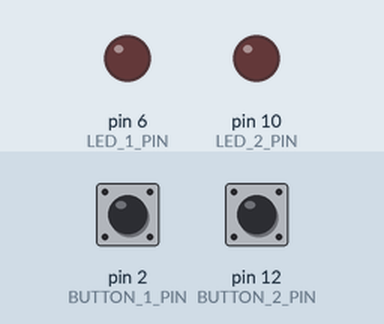
Simulated run of this sketch. Board: Arduino Uno, built with avr-gcc and run on an emulated ATmega328P. On the bench: output pins drawn as LEDs (lit = HIGH). Dashed ring = blinking. Inputs (shaded band) come from the test bench; at power-on: pin 2 (BUTTON_1_PIN) HIGH, pin 12 (BUTTON_2_PIN) HIGH.

Above: at 1.2 s.
1.3 s: pin 2 (BUTTON_1_PIN) pulled LOW for 1 s
At 1.45 s:
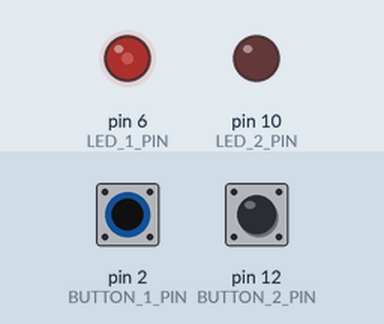
3.8 s: pin 12 (BUTTON_2_PIN) pulled LOW for 1 s
At 4.04 s:
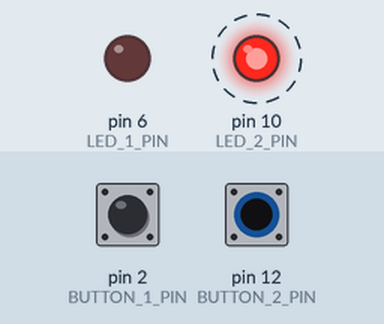
6.8 s: pin 2 (BUTTON_1_PIN) pulled LOW for 3.2 s
At 7.25 s:
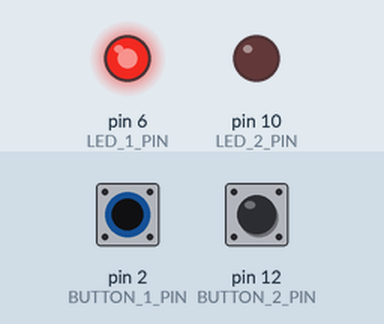
11.5 s: pin 12 (BUTTON_2_PIN) pulled LOW for 3.2 s
At 15.3 s:
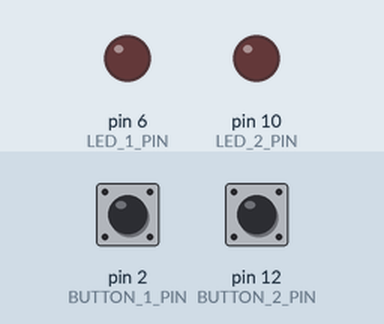
16.2 s: pin 2 (BUTTON_1_PIN) driven LOW and pin 12 (BUTTON_2_PIN) driven LOW
At 17.85 s:
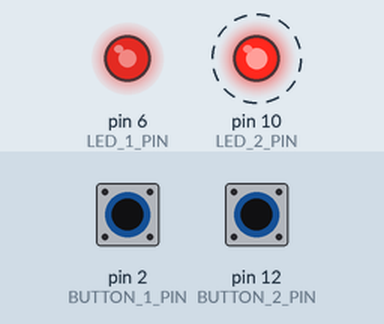
19.2 s: pin 2 (BUTTON_1_PIN) driven HIGH
Timing chart, 0 to 23.2 s (numbered marks = the images above; inputs shaded):
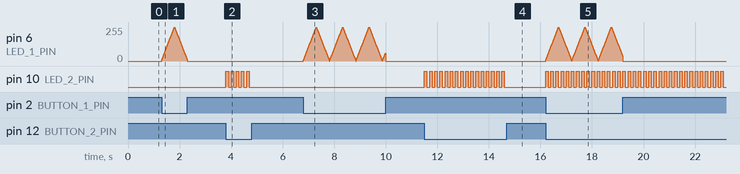

Measured:
- after the input at 1.3 s, pin 6 (LED_1_PIN): rises from 0/255 to 255/255 in 0.50 s, then falls to 0/255 in 0.50 s
- after the input at 3.8 s, pin 10 (LED_2_PIN): alternates HIGH for 0.10 s and LOW for 0.10 s, 10 changes in all, then stays LOW, starting at once
- after the input at 11.5 s, pin 10 (LED_2_PIN): alternates HIGH for 0.10 s and LOW for 0.10 s, 32 changes in all, then stays LOW, starting at once

The sketch:

1c.ino
```cpp
// Simulation:
// https://wokwi.com/projects/368604124891332609

// A recipe for non-blocking arduino code can be found here:
// https://github.com/nosknut/arduino-course-v2023/blob/main/IELET1002/ArduinoExampleCode/FromBlockingToNonBlocking/FromBlockingToNonBlocking.ino

/////////////////////////////////////
///////////// LED Code //////////////
/////////////////////////////////////

const int LED_1_PIN = 6;
const int LED_2_PIN = 10;

void setupLeds()
{
    pinMode(LED_1_PIN, OUTPUT);
    pinMode(LED_2_PIN, OUTPUT);
}

/////////////////////////////////////
/////// Button 1 State Code /////////
/////////////////////////////////////

const int BUTTON_1_PIN = 2;

bool button1State = false;

// The time when the button state last changed
unsigned long button1DebounceTimer = 0;
unsigned long button1DebounceTimeout = 50;

// Updates the global variable button1State with
// the current debounced state of the button.
// Do not call this function directly. Use updateButton1 instead.
// https://docs.arduino.cc/built-in-examples/digital/Debounce
void updateButton1State()
{

    if ((millis() - button1DebounceTimer) < button1DebounceTimeout)
    {
        // Exit the function if the timeout has not expired
        return;
    }

    // Because the button is wired as a pullup circuit,
    // the pin will detect a LOW signal when the button is pressed,
    // and a HIGH signal when the button is not pressed.
    bool newState = digitalRead(BUTTON_1_PIN) == LOW;

    if (newState != button1State)
    {
        // Reset the debounce timer if the state has changed
        button1DebounceTimer = millis();
    }

    // Update the global variable that
    // the rest of the program uses
    button1State = newState;
}

/////////////////////////////////////
///// Button 1 Edge Detection ///////
/////////////////////////////////////

/*
Becomes true for one loop when the button state has a rising edge.
A rising edge is when the button state changes from 0 to 1
Example:
    if (button1RisingEdge)
    {
        // Do something once per button press
    }
*/
bool button1RisingEdge = false;

// The oposite of button1RisingEdge
bool button1FallingEdge = false;

bool button1PreviousState = false;

// Updates the global variables button1RisingEdge and button1RisingEdge.
// Do not call this function directly. Use updateButton1 instead.
// https://docs.arduino.cc/built-in-examples/digital/StateChangeDetection
void updateButton1EdgeDetection()
{
    // A rising edge is detected when the state is 1 and it used to be 0: 1 && !0
    button1RisingEdge = button1State && !button1PreviousState;

    // A falling edge is detected when the state is 0 and it used to be 1: !0 && 1
    button1FallingEdge = !button1State && button1PreviousState;

    // Update the previous state for the next time this function is called
    button1PreviousState = button1State;
}

/////////////////////////////////////
//////////// Button 1 ///////////////
/////////////////////////////////////

void setupButton1()
{
    pinMode(BUTTON_1_PIN, INPUT_PULLUP);
}

// Updates everything needed to use the global variables
// button1State, button1RisingEdge and button1FallingEdge.
// Call this function in void loop().
void updateButton1()
{
    updateButton1State();
    updateButton1EdgeDetection();
}

/////////////////////////////////////
/////// Button 2 State Code /////////
/////////////////////////////////////

const int BUTTON_2_PIN = 12;

bool button2State = false;

// The time when the button state last changed
unsigned long button2DebounceTimer = 0;
unsigned long button2DebounceTimeout = 50;

// Updates the global variable button2State with
// the current debounced state of the button.
// Do not call this function directly. Use updateButton2 instead.
// https://docs.arduino.cc/built-in-examples/digital/Debounce
void updateButton2State()
{

    if ((millis() - button2DebounceTimer) < button2DebounceTimeout)
    {
        // Exit the function if the timeout has not expired
        return;
    }

    // Because the button is wired as a pullup circuit,
    // the pin will detect a LOW signal when the button is pressed,
    // and a HIGH signal when the button is not pressed.
    bool newState = digitalRead(BUTTON_2_PIN) == LOW;

    if (newState != button2State)
    {
        // Reset the debounce timer if the state has changed
        button2DebounceTimer = millis();
    }

    // Update the global variable that
    // the rest of the program uses
    button2State = newState;
}

/////////////////////////////////////
///// Button 2 Edge Detection ///////
/////////////////////////////////////

/*
Becomes true for one loop when the button state has a rising edge.
A rising edge is when the button state changes from 0 to 1
Example:
    if (button2RisingEdge)
    {
        // Do something once per button press
    }
*/
bool button2RisingEdge = false;

// The oposite of button2RisingEdge
bool button2FallingEdge = false;

bool button2PreviousState = false;

// Updates the global variables button2RisingEdge and button2RisingEdge.
// Do not call this function directly. Use updateButton2 instead.
// https://docs.arduino.cc/built-in-examples/digital/StateChangeDetection
void updateButton2EdgeDetection()
{
    // A rising edge is detected when the state is 2 and it used to be 0: 2 && !0
    button2RisingEdge = button2State && !button2PreviousState;

    // A falling edge is detected when the state is 0 and it used to be 1: !0 && 1
    button2FallingEdge = !button2State && button2PreviousState;

    // Update the previous state for the next time this function is called
    button2PreviousState = button2State;
}

/////////////////////////////////////
//////////// Button 2 ///////////////
/////////////////////////////////////

void setupButton2()
{
    pinMode(BUTTON_2_PIN, INPUT_PULLUP);
}

// Updates everything needed to use the global variables
// button2State, button2RisingEdge and button2FallingEdge.
// Call this function in void loop().
void updateButton2()
{
    updateButton2State();
    updateButton2EdgeDetection();
}

/////////////////////////////////////
///// Update Winner Led Code ////////
/////////////////////////////////////

int winnerLedPin = 0;
bool runCelebrateWinnerLed = false;

int winnerLedValue = 0;
int winnerLedTargetValue = 0;
unsigned long celebrateWinnerLedTimer = 0;

void startWinnerCelebrationLed(int ledPin)
{
    winnerLedValue = 0;
    winnerLedPin = ledPin;
    winnerLedTargetValue = 0;
    runCelebrateWinnerLed = true;
}

void stopWinnerCelebrationLed()
{
    runCelebrateWinnerLed = false;
    digitalWrite(winnerLedPin, LOW);
}

// Rapidly fades the winner LED in and out
void updateWinnerCelebrationLed()
{
    if (!runCelebrateWinnerLed)
    {
        // Exit the function
        return;
    }

    if ((millis() - celebrateWinnerLedTimer) < 10)
    {
        // Exit the function until the given time has elapsed
        return;
    }

    // Fade in when the value reaches 0
    if (winnerLedValue <= 0)
    {
        winnerLedValue = 0;
        winnerLedTargetValue = 255;
    }

    // Fade out when the value reaches 255
    if (winnerLedValue >= 255)
    {
        winnerLedValue = 255;
        winnerLedTargetValue = 0;
    }

    // Move the value towards the target value
    if (winnerLedValue < winnerLedTargetValue)
    {
        winnerLedValue += 5;
    }

    // Move the value towards the target value
    if (winnerLedValue > winnerLedTargetValue)
    {
        winnerLedValue -= 5;
    }

    analogWrite(winnerLedPin, winnerLedValue);

    // Reset the timer
    celebrateWinnerLedTimer = millis();
}

/////////////////////////////////////
///// Update Looser Led Code ////////
/////////////////////////////////////

int looserLedPin = 0;
bool runHumiliateLooserLed = false;

bool looserLedState = false;
unsigned long humiliateLooserLedTimer = 0;

void startLooserHumiliationLed(int ledPin)
{
    looserLedState = false;
    looserLedPin = ledPin;
    runHumiliateLooserLed = true;
}

void stopLooserHumiliationLed()
{
    runHumiliateLooserLed = false;
    digitalWrite(looserLedPin, LOW);
}

// Rapidly fades the winner LED in and out
void updateLooserHumiliationLed()
{
    if (!runHumiliateLooserLed)
    {
        // Exit the function
        return;
    }

    if ((millis() - humiliateLooserLedTimer) < 100)
    {
        // Exit the function until the given time has elapsed
        return;
    }

    // Toggle the state
    looserLedState = !looserLedState;

    digitalWrite(looserLedPin, looserLedState);

    // Reset the timer
    humiliateLooserLedTimer = millis();
}

/////////////////////////////////////
/////////// Led Test Code ///////////
/////////////////////////////////////

void updateLedTest()
{
    if (button1RisingEdge)
    {
        startWinnerCelebrationLed(LED_1_PIN);
    }

    if (button2RisingEdge)
    {
        startLooserHumiliationLed(LED_2_PIN);
    }

    if (button1FallingEdge)
    {
        stopWinnerCelebrationLed();
    }

    if (button2FallingEdge)
    {
        stopLooserHumiliationLed();
    }
}

/////////////////////////////////////
/////////// Main Code ///////////////
/////////////////////////////////////

void setup()
{
    setupLeds();
    setupButton1();
    setupButton2();
}

void loop()
{
    updateButton1();
    updateButton2();

    updateLedTest();

    updateWinnerCelebrationLed();
    updateLooserHumiliationLed();
}
```
